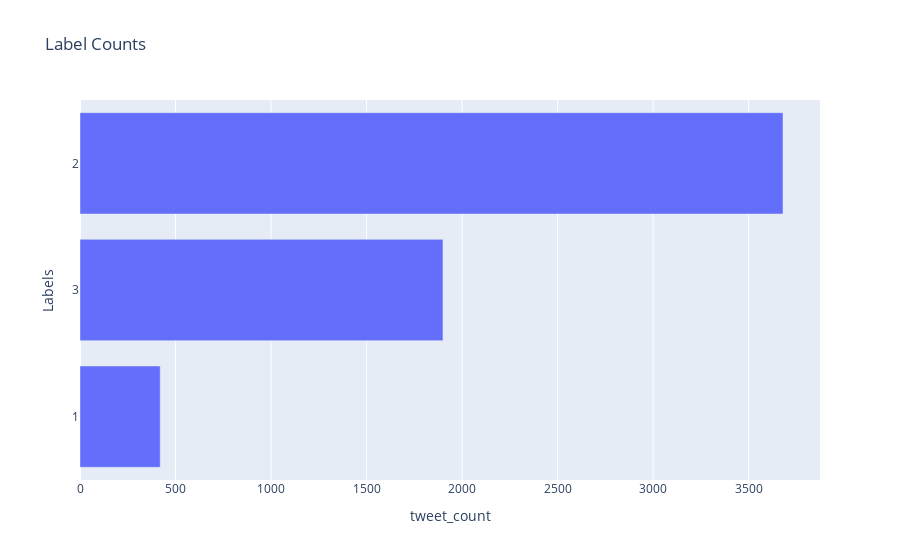

Write notebook code for a chart like this one.
### Code cell
fig1 = px.bar(labels, x="tweet_count", y=labels.index.astype('str'), orientation='h', hover_data=['tweet_count'],labels={'y':'Labels'}, title='Label Counts')
fig1.update_layout(yaxis={'categoryorder':'total ascending'})
fig1.show()

### Figure 1 — Plotly figure (JSON) as saved in the notebook; plotly's stock layout.template omitted (floating-point values rounded to 4 significant figures)
{"data": [{"hovertemplate": "tweet_count=%{x}<br>Labels=%{y}<extra></extra>", "legendgroup": "", "marker": {"color": "#636efa", "pattern": {"shape": ""}}, "name": "", "orientation": "h", "showlegend": false, "textposition": "auto", "type": "bar", "x": [3680, 1900, 420], "xaxis": "x", "y": ["2", "3", "1"], "yaxis": "y"}], "layout": {"barmode": "relative", "legend": {"tracegroupgap": 0}, "title": {"text": "Label Counts"}, "xaxis": {"anchor": "y", "domain": [0, 1], "title": {"text": "tweet_count"}}, "yaxis": {"anchor": "x", "categoryorder": "total ascending", "domain": [0, 1], "title": {"text": "Labels"}}}}
